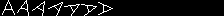

Source code (Python):
from PIL import Image, ImageDraw
import math

def convertPolar(n,r,d):
	x1 = n * 16 + 8
	y1 = 8
	r = math.radians(r)
	return (round(x1+math.cos(r)*d),round(y1+math.sin(r)*d))

def drawLine(d,ix,rotation,r1,d1,r2,d2):
	x1 = convertPolar(ix,rotation+r1,d1)
	x2 = convertPolar(ix,rotation+r2,d2)
	d.line([x1,x2],fill=(255,255,255))

asteroids = Image.new('RGB',(224,16),(0,0,0))
d = ImageDraw.Draw(asteroids)
for rot in range(0,7):
	degrees = rot * 90 / 6-90
	drawLine(d,rot,degrees,0,8,135,8)
	drawLine(d,rot,degrees,0,8,225,8)
	drawLine(d,rot,degrees,100,3,360-100,3)
asteroids.show()
asteroids.save("astgfx.png")
